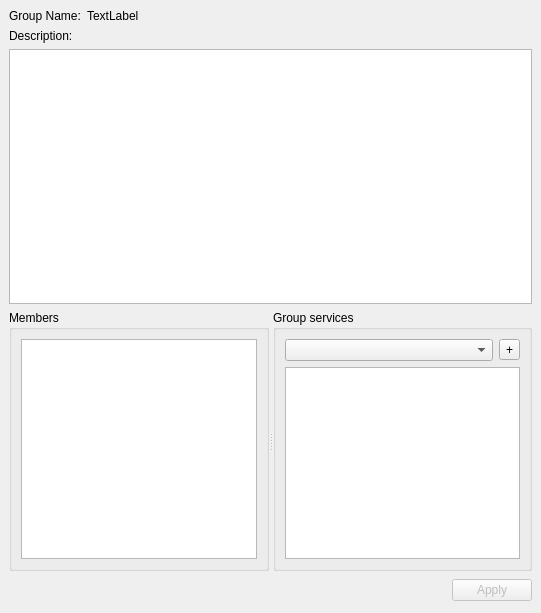
<ui version="4.0" >
 <class>GroupEditWdg</class>
 <widget class="QWidget" name="GroupEditWdg" >
  <property name="geometry" >
   <rect>
    <x>0</x>
    <y>0</y>
    <width>541</width>
    <height>613</height>
   </rect>
  </property>
  <property name="windowTitle" >
   <string>Form</string>
  </property>
  <layout class="QGridLayout" >
   <property name="margin" >
    <number>9</number>
   </property>
   <property name="spacing" >
    <number>6</number>
   </property>
   <item row="3" column="0" colspan="3" >
    <widget class="QSplitter" name="splitter" >
     <property name="orientation" >
      <enum>Qt::Horizontal</enum>
     </property>
     <widget class="QGroupBox" name="grp_members" >
      <property name="title" >
       <string>Members</string>
      </property>
      <layout class="QGridLayout" >
       <property name="margin" >
        <number>9</number>
       </property>
       <property name="spacing" >
        <number>6</number>
       </property>
       <item row="0" column="0" >
        <widget class="EnhancedTreeView" name="trv_users" >
         <property name="acceptDrops" >
          <bool>true</bool>
         </property>
         <property name="selectionMode" >
          <enum>QAbstractItemView::ExtendedSelection</enum>
         </property>
         <property name="rootIsDecorated" >
          <bool>false</bool>
         </property>
         <property name="sortingEnabled" >
          <bool>true</bool>
         </property>
        </widget>
       </item>
      </layout>
     </widget>
     <widget class="QGroupBox" name="grp_services" >
      <property name="title" >
       <string>Group services</string>
      </property>
      <layout class="QGridLayout" >
       <property name="margin" >
        <number>9</number>
       </property>
       <property name="spacing" >
        <number>6</number>
       </property>
       <item row="0" column="1" >
        <widget class="QToolButton" name="btn_add_service" >
         <property name="text" >
          <string>+</string>
         </property>
        </widget>
       </item>
       <item row="0" column="0" >
        <widget class="QComboBox" name="cmb_services" />
       </item>
       <item row="1" column="0" colspan="2" >
        <widget class="OptionsTableView" name="tbl_serviceoptions" >
         <property name="alternatingRowColors" >
          <bool>true</bool>
         </property>
         <property name="rootIsDecorated" >
          <bool>false</bool>
         </property>
        </widget>
       </item>
      </layout>
     </widget>
    </widget>
   </item>
   <item row="1" column="0" colspan="3" >
    <widget class="QLabel" name="label_2" >
     <property name="sizePolicy" >
      <sizepolicy>
       <hsizetype>5</hsizetype>
       <vsizetype>0</vsizetype>
       <horstretch>0</horstretch>
       <verstretch>0</verstretch>
      </sizepolicy>
     </property>
     <property name="text" >
      <string>Description:</string>
     </property>
    </widget>
   </item>
   <item row="0" column="1" colspan="2" >
    <widget class="QLabel" name="lbl_groupname" >
     <property name="sizePolicy" >
      <sizepolicy>
       <hsizetype>5</hsizetype>
       <vsizetype>0</vsizetype>
       <horstretch>0</horstretch>
       <verstretch>0</verstretch>
      </sizepolicy>
     </property>
     <property name="text" >
      <string>TextLabel</string>
     </property>
    </widget>
   </item>
   <item row="2" column="0" colspan="3" >
    <widget class="QTextEdit" name="ted_description" >
     <property name="sizePolicy" >
      <sizepolicy>
       <hsizetype>7</hsizetype>
       <vsizetype>7</vsizetype>
       <horstretch>0</horstretch>
       <verstretch>0</verstretch>
      </sizepolicy>
     </property>
    </widget>
   </item>
   <item row="0" column="0" >
    <widget class="QLabel" name="label" >
     <property name="sizePolicy" >
      <sizepolicy>
       <hsizetype>0</hsizetype>
       <vsizetype>0</vsizetype>
       <horstretch>0</horstretch>
       <verstretch>0</verstretch>
      </sizepolicy>
     </property>
     <property name="text" >
      <string>Group Name:</string>
     </property>
    </widget>
   </item>
   <item row="4" column="2" >
    <widget class="QPushButton" name="btn_apply" >
     <property name="enabled" >
      <bool>false</bool>
     </property>
     <property name="sizePolicy" >
      <sizepolicy>
       <hsizetype>0</hsizetype>
       <vsizetype>0</vsizetype>
       <horstretch>0</horstretch>
       <verstretch>0</verstretch>
      </sizepolicy>
     </property>
     <property name="text" >
      <string>Apply</string>
     </property>
    </widget>
   </item>
   <item row="4" column="0" colspan="2" >
    <spacer>
     <property name="orientation" >
      <enum>Qt::Horizontal</enum>
     </property>
     <property name="sizeHint" >
      <size>
       <width>421</width>
       <height>27</height>
      </size>
     </property>
    </spacer>
   </item>
  </layout>
 </widget>
 <customwidgets>
  <customwidget>
   <class>OptionsTableView</class>
   <extends>QTreeView</extends>
   <header>optionstableview.h</header>
  </customwidget>
  <customwidget>
   <class>EnhancedTreeView</class>
   <extends>QTreeView</extends>
   <header>pyqtui4.enhancedtreeview.h</header>
  </customwidget>
 </customwidgets>
 <resources/>
 <connections/>
</ui>
